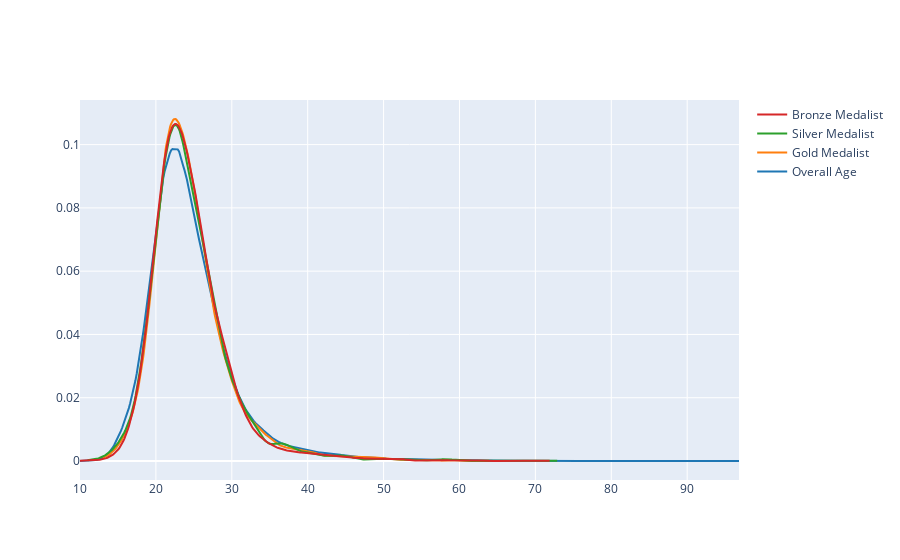

Source (notebook cell):
### Code cell
fig = ff.create_distplot([x1,x2,x3,x4],['Overall Age','Gold Medalist','Silver Medalist','Bronze Medalist'],show_hist=False,show_rug=False)
fig.show()

### Figure 1 — Plotly figure (JSON) as saved in the notebook; plotly's stock layout.template omitted (floating-point values rounded to 4 significant figures; data arrays with more than 128 entries replaced by an {"elided": "..."} marker saying what was removed)
{"data": [{"legendgroup": "Overall Age", "marker": {"color": "rgb(31, 119, 180)"}, "mode": "lines", "name": "Overall Age", "showlegend": true, "type": "scatter", "x": {"elided": "500 float values"}, "xaxis": "x", "y": {"elided": "500 float values"}, "yaxis": "y"}, {"legendgroup": "Gold Medalist", "marker": {"color": "rgb(255, 127, 14)"}, "mode": "lines", "name": "Gold Medalist", "showlegend": true, "type": "scatter", "x": {"elided": "500 float values"}, "xaxis": "x", "y": {"elided": "500 float values"}, "yaxis": "y"}, {"legendgroup": "Silver Medalist", "marker": {"color": "rgb(44, 160, 44)"}, "mode": "lines", "name": "Silver Medalist", "showlegend": true, "type": "scatter", "x": {"elided": "500 float values"}, "xaxis": "x", "y": {"elided": "500 float values"}, "yaxis": "y"}, {"legendgroup": "Bronze Medalist", "marker": {"color": "rgb(214, 39, 40)"}, "mode": "lines", "name": "Bronze Medalist", "showlegend": true, "type": "scatter", "x": {"elided": "500 float values"}, "xaxis": "x", "y": {"elided": "500 float values"}, "yaxis": "y"}], "layout": {"barmode": "overlay", "hovermode": "closest", "legend": {"traceorder": "reversed"}, "xaxis": {"anchor": "y2", "domain": [0, 1], "zeroline": false}, "yaxis": {"anchor": "free", "domain": [0, 1], "position": 0}}}
